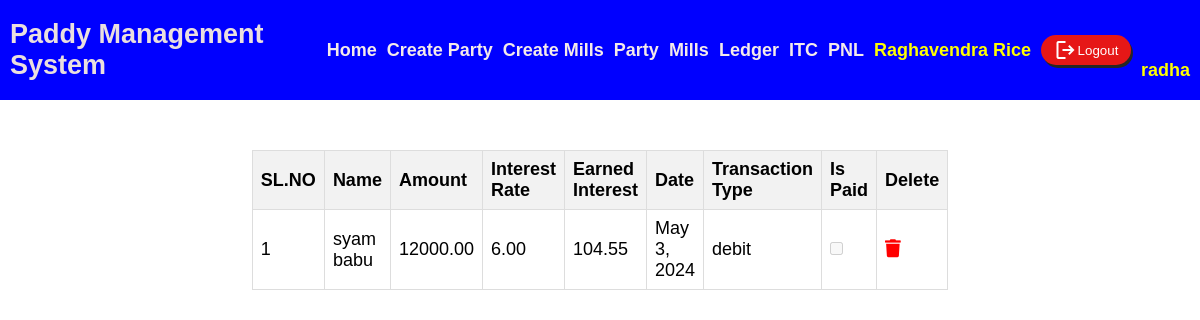
The page /view_debits/ (signed in) on the database its author committed.
### paddymastersystem/models.py (models this page shows, shortened)
class InterestEntry(models.Model):
    name = models.CharField(max_length=255)
    amount = models.DecimalField(max_digits=10, decimal_places=2)
    transaction_type = models.CharField(max_length=10, choices=[('credit', 'Credit'), ('debit', 'Debit')])
    interest_rate = models.DecimalField(max_digits=5, decimal_places=2)
    date = models.DateField()
    is_paid = models.BooleanField(default=False)
    earned_interest = models.DecimalField(max_digits=10, decimal_places=2, blank=True, null=True)

### paddymastersystem/views.py (the view)
# urls.py: path('view_debits/', views.view_debits, name='view_debits'),
@login_required(login_url='login')
def view_debits(request):
    debits = InterestEntry.objects.filter(transaction_type='debit')
    return render(request, 'itc/viewdebits.html', {'entries': debits})

### templates/itc/viewdebits.html (shortened to what this page needs)
{% extends "common.html" %}
{% block content %}
<link rel="stylesheet" href="https://use.fontawesome.com/releases/v5.1.0/css/all.css">
<table>
    <thead>
        <tr>
            <th>SL.NO</th>
            <th>Name</th>
            <th>Amount</th>
            <th>Interest Rate</th>
            <th>Earned Interest</th>
            <th>Date</th>
            <th>Transaction Type</th>
            <th>Is Paid</th>
            <th>Delete</th>
        </tr>
    </thead>
    <tbody>
        {% for entry in entries %}
        <tr>
            <td>{{ forloop.counter }}</td>
            <td>{{ entry.name }}</td>
            <td>{{ entry.amount }}</td>
            <td>{{ entry.interest_rate }}</td>
            <td>{{ entry.earned_interest }}</td>
            <td>{{ entry.date }}</td>
            <td>{{ entry.transaction_type }}</td>
            <td>
                <input type="checkbox" {% if entry.is_paid %}checked{% endif %} disabled>
            </td>
            <td><a href="{% url 'delete_debit' entry.id %}" title="Delete this user"><i class="fas fa-trash"></i></a></td>
        </tr>
        {% endfor %}
    </tbody>
</table>
{% endblock %}

### templates/common.html (shortened to what this page needs)
<!DOCTYPE html>
<html lang="en">
<head>
</head>
<body>
    <header>
        <h3 class="logo">Paddy Management System</h3>
        {% if user.is_authenticated %}
        <div class="nav-links">
            <h3><a href="{% url 'homepage' %}">Home</a></h3>
            <h3><a href="{% url 'add_party_record' %}">Create Party</a></h3>
            <h3><a href="{% url 'add_mill_record' %}">Create Mills</a></h3>
            <h3><a href="{% url 'party' %}">Party</a></h3>
            <h3><a href="{% url 'mills' %}">Mills</a></h3>
            <h3><a href="{% url 'ledger' %}">Ledger</a></h3>
            <h3><a href="{% url 'interest_entry' %}">ITC</a></h3>
            <h3><a href="{% url 'view_records' %}">PNL</a></h3>
            <h3 style="color:yellow">Raghavendra Rice</h3>
            <form method="post" action="{% url 'logout' %}">
                <button type="submit" id="buttn"><span class="material-symbols-outlined">logout</span> Logout</button>
            </form>
            <h3 style="color:yellow;display: flex; margin-top: 40px;">{{ request.user.username }}</h3>
        </div>
        {% endif %}
    </header>
    {% block content %}{% endblock %}
</body>
</html>

### templates/common.html (style rules this page uses)
body { margin: 0; height: 100vh; font-family: Arial, sans-serif; }
header { display: grid; grid-template-columns: 1fr auto; align-items: center; background-color: blue; width: 100%; height: 100px; color: rgb(234, 223, 223); padding: 0 10px; }
.logo { justify-self: start; font-size: 1.5em; }
.nav-links { display: flex; gap: 10px; align-items: center; flex-wrap: wrap; }
a { text-decoration: none; color: rgb(244, 234, 234); }
h3 { margin: 0; font-size: 1em; }
#buttn { display: flex; align-items: center; justify-content: center; background-color: rgb(230, 23, 23); width: 90px; height: 30px; box-shadow: 2px 3px rgb(37, 38, 37); border-radius: 20px; color: white; cursor: pointer; border: none; }
@media only screen and (min-width: 768px) { body { font-size: 18px; } }
@media only screen and (min-width: 768px) { .nav-links { padding: 0 20px; } }
.nav-links { display: flex; flex-wrap: wrap; }
.nav-links { flex: 1 1 auto; }

### templates/itc/viewdebits.html (style rules this page uses)
table { margin: auto; border-collapse: collapse; margin-top: 50px; width: 50%; }
th, td { border: 1px solid #ddd; padding: 8px; text-align: left; }
th { background-color: #f2f2f2; }
input[type="checkbox"] { margin: 0; }
table a { color:red; }

### rows shown on the page
InterestEntry: name "syam babu", amount "12000.00", interest_rate "6.00", earned_interest "104.55", date "May 3, 2024", transaction_type "debit"

### other values the page prints
{{ request.user.username }} "radha"
